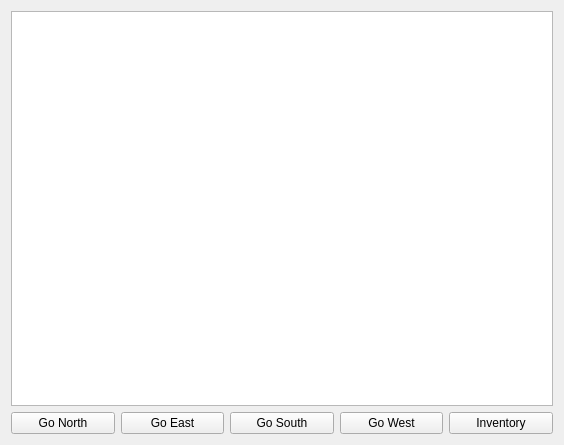
<?xml version="1.0" encoding="UTF-8"?>
<ui version="4.0">
 <class>MainWindow</class>
 <widget class="QMainWindow" name="MainWindow">
  <property name="geometry">
   <rect>
    <x>0</x>
    <y>0</y>
    <width>564</width>
    <height>445</height>
   </rect>
  </property>
  <property name="windowTitle">
   <string>Runninghunt and the quest for seven^Wten stars!</string>
  </property>
  <widget class="QWidget" name="centralWidget">
   <layout class="QVBoxLayout" name="verticalLayout">
    <item>
     <widget class="QTextBrowser" name="description"/>
    </item>
    <item>
     <layout class="QHBoxLayout" name="horizontalLayout">
      <item>
       <widget class="QPushButton" name="north">
        <property name="text">
         <string>Go North</string>
        </property>
       </widget>
      </item>
      <item>
       <widget class="QPushButton" name="east">
        <property name="text">
         <string>Go East</string>
        </property>
       </widget>
      </item>
      <item>
       <widget class="QPushButton" name="south">
        <property name="text">
         <string>Go South</string>
        </property>
       </widget>
      </item>
      <item>
       <widget class="QPushButton" name="west">
        <property name="text">
         <string>Go West</string>
        </property>
       </widget>
      </item>
      <item>
       <widget class="QPushButton" name="inventory">
        <property name="text">
         <string>Inventory</string>
        </property>
       </widget>
      </item>
     </layout>
    </item>
   </layout>
  </widget>
 </widget>
 <layoutdefault spacing="6" margin="11"/>
 <resources/>
 <connections/>
</ui>
